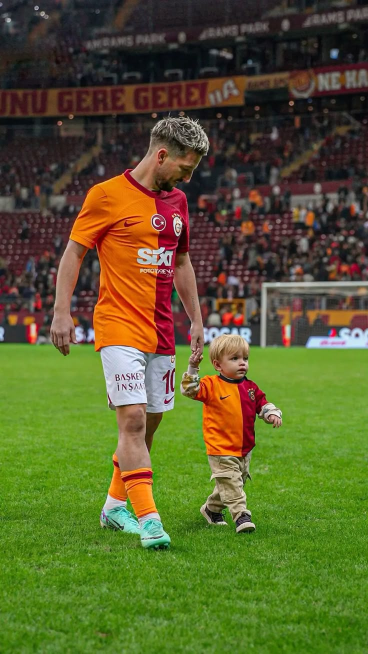
#> input picture data_sample_image/mertens.jpg, 736 x 1308 px, found by its file name (shown at 1/2 size)
$ python histogram_tools.py
#> lines starting #> are read from the running program, lines starting #| are printed output that depends on the picture
#histogram tools
import cv2
import matplotlib.pyplot as plt

img = cv2.imread("C:/Users/Lenovo/Desktop/smart-photo-editor/data_sample_image/mertens.jpg")
#> img is the input picture: shape (1308, 736, 3); mean B, G, R 45.1, 93.7, 90.2
resized_img = cv2.resize(img, (400, 400))
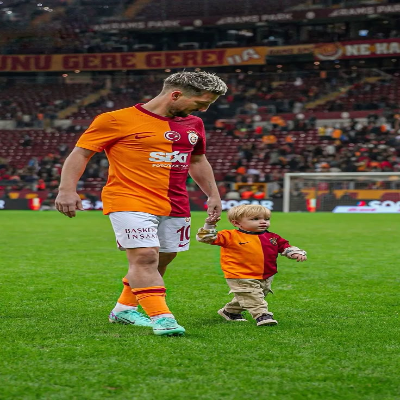
#> resized_img: shape (400, 400, 3); mean B, G, R 44.9, 93.5, 90.1
cv2.imshow("ilk resim", resized_img)


imgGray = cv2.cvtColor(resized_img, cv2.COLOR_BGR2GRAY)
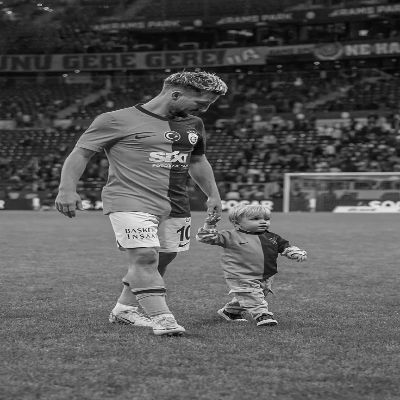
#> imgGray: shape (400, 400); min 1, max 250, mean 87
cv2.imshow("Grayscale img", imgGray)

cv2.waitKey(5000)

#histogram hesaplıyorum
img_hist = cv2.calcHist([imgGray], [0], None, [256], [0, 256])
#> img_hist = 256 values, max 1818 at index 132, min 0 at index 0, mean 625
print(img_hist.shape)
#| (256, 1)

#histogram çiz
plt.figure(figsize=(8, 8))
plt.title("Grayscale Histogram")
plt.xlabel("Piksel Değeri")
plt.ylabel("Piksel Sayısı")
plt.plot(img_hist, color = "red")
plt.grid()
plt.show()
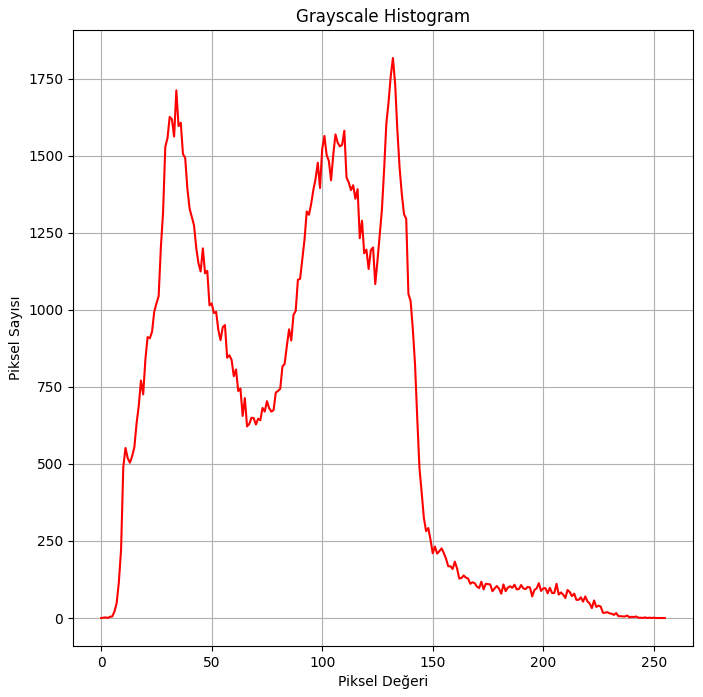
#> figure drawn by matplotlib, 1 panel; curve peaks at x = 132, y = 1818
